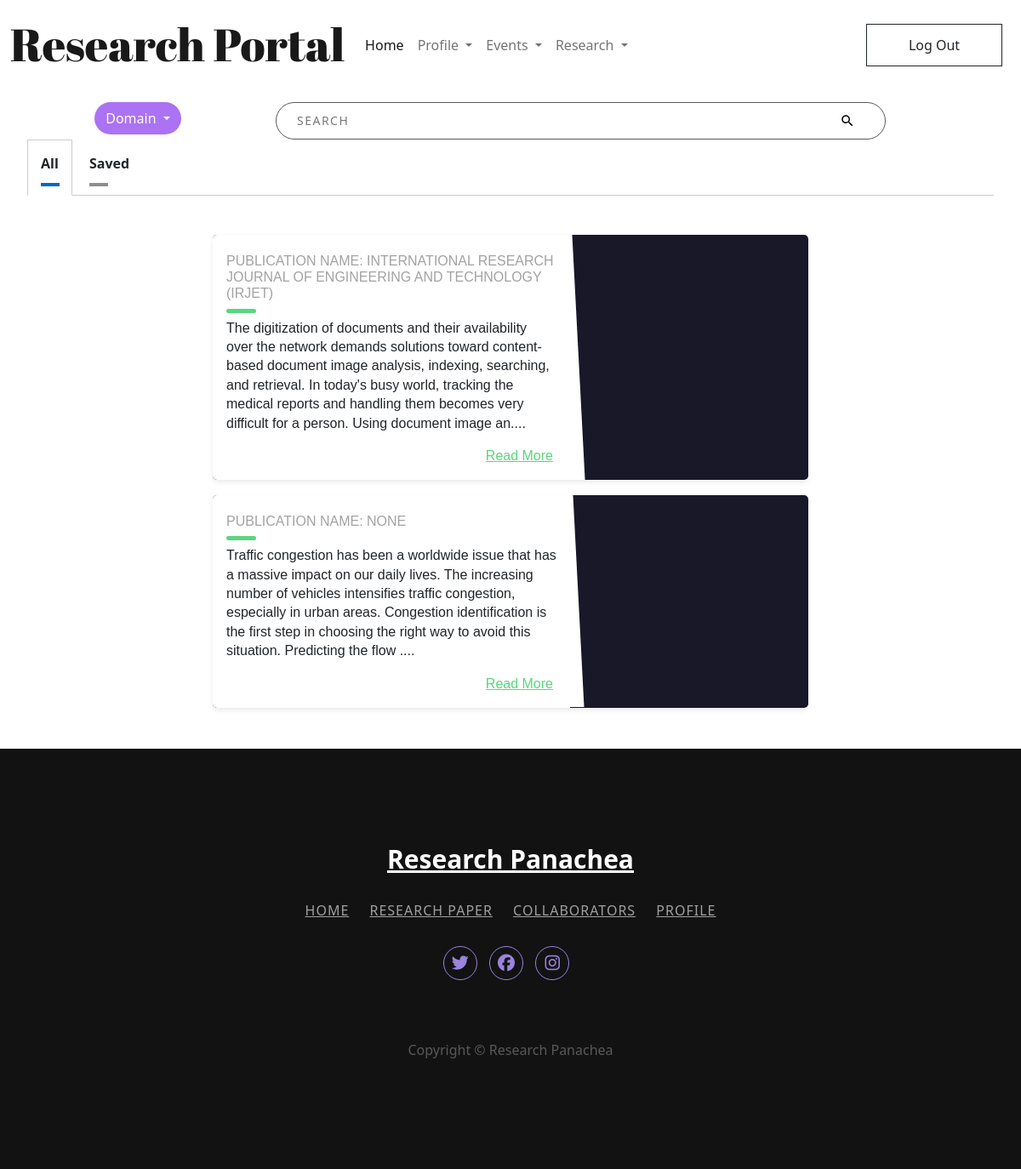
/researchpapers/ (signed in), run on the app's committed database.
### users/models.py (models this page shows)
class ResearchPapers(models.Model):
    title = models.CharField(max_length=500)
    abstract = models.TextField()
    collab_ids = models.CharField(max_length=500, null=True)
    conference_name = models.CharField(max_length=200,null=True)
    journal_name = models.CharField(max_length=200,null=True)
    domain = models.CharField(max_length=200, null=True)
    keywords = models.TextField(null=True)
    doi = models.CharField(max_length=300,null=True)
    media = models.FileField(upload_to = 'users_media/research_papers',null=True)
    published_date = models.DateTimeField(null=True)
    created_at = models.DateTimeField(auto_now_add=True)

### users/views.py (the view)
# urls.py: path('researchpapers/',views.researchpapers, name = "researchpapers"),
def researchpapers(request):
    if 'username' in request.session:
        username = request.session['username']
        cuser = Users.objects.filter(username = username)[0]
        if request.method == "GET":
            allpapers = ResearchPapers.objects.all()
            r_usernames = []
            for r in allpapers:
                r.abstract = r.abstract[:300]+"...."
                r_user = UserResearch.objects.filter(research_id= r.id)[0]
                user = Users.objects.filter(id= r_user.user_id)[0]
                r_usernames.append(user.username)
            user = Users.objects.filter(username = username)[0]
            saved_papers = []
            saved_papers_ids = UserResearch.objects.filter(user_id= user.id).all()
            for ppr in saved_papers_ids:
                paper = ResearchPapers.objects.filter(id= ppr.research_id)[0]
                saved_papers.append(paper)
            print(saved_papers)
            context = {
                'allpapers':allpapers,
                'saved_papers':saved_papers,
                'r_usernames':r_usernames,
                'cuser':cuser
            }
            return render(request,'researchpaper.html',context)
    else:
        return redirect('/login/')

### collaboration/templatetags/index.py (called while the page is built)
@register.filter
def index(indexable, i):
    return indexable[i]

### templates/researchpaper.html (shortened to what this page needs)
{% load static %}
{% load index %}
<!DOCTYPE html>
<html lang="en">
<head>
    <link href="https://cdn.jsdelivr.net/npm/bootstrap@5.0.2/dist/css/bootstrap.min.css" rel="stylesheet">
    <link rel="stylesheet" type="text/css" href="{% static 'css/researchpaper.css' %}">
</head>
<body>
    <nav id="mynav" class="navbar fixed-top navbar-expand-lg navbar-light ">
        <div class="container-fluid">
            <a class="navbar-brand" href="#">Research Portal</a>
            <div class="collapse navbar-collapse" id="navbarSupportedContent">
            <ul class="navbar-nav me-auto mb-2 mb-lg-0">
                <li class="nav-item">
                <a class="nav-link active" aria-current="page" to='/'>Home</a>
                </li>
                <li class="nav-item dropdown">
                <a class="nav-link dropdown-toggle" href="#" id="navbarDropdown" role="button" data-bs-toggle="dropdown" aria-expanded="false">
                    Profile
                </a>
                </li>
                <li class="nav-item dropdown">
                <a class="nav-link dropdown-toggle" href="#" id="navbarDropdown" role="button" data-bs-toggle="dropdown" aria-expanded="false">
                    Events
                </a>
                </li>
                <li class="nav-item dropdown">
                <a class="nav-link dropdown-toggle" href="#" id="navbarDropdown" role="button" data-bs-toggle="dropdown" aria-expanded="false">
                    Research
                </a>
                </li>
            </ul>
            <form class="d-flex">
              <button type="button" class="btn btn-outline-dark navbar-btn">Log Out</button>
            </form>
            </div>
        </div>
        </nav>
    <div class='Container rp-container'>
        <form id="search-form">
                    <div class="row row-w">
                        <div class="col-12">
                            <div class="row no-gutters">
                                <div class="col-lg-3 col-md-3 col-sm-12 p-0 d-flex justify-content-center">
                                    <div class="dropdown">
                                        <button class="btn dropdown-toggle domain-btn" type="button" id="dropdownMenuButton1" data-bs-toggle="dropdown" aria-expanded="false">
                                          Domain
                                        </button>
                                      </div>
                                </div>
                                <div class="col-lg-8 col-md-6 col-sm-12 p-0">
                                    <div class="search__container">
                                        <input class="search__input" type="text" placeholder="Search">
                                    </div>
                                </div>
                                <div class="col-lg-1 col-md-3 col-sm-12 p-0">
                                </div>
                            </div>
                        </div>
                    </div>
                </form>
      <div class="tabset">
        <label for="tab1">All</label>
        <label for="tab2">Saved</label>
      <div class="tab-panels">
      <section id="marzen" class="tab-panel">
      {% for r in allpapers %}
      <div class="blog-card alt">
          <div class="meta">
            <div class="photo" ></div>
            <ul class="details">
              <li class="author">
                <a href="#">{{ r_usernames|index:forloop.counter0 }}</a></li>
              <li class="date">July. 15, 2015</li>
              <li class="tags">
                <ul>
                  <li><a href="#">{{r.domain}}</a></li>
                </ul>
              </li>
            </ul>
          </div>
          <div class="description">
            <h1{{r.title}}
      </h1>
            <h2>Publication Name: {{ r.journal_name }}
      </h2>
            <p>{{r.abstract}}
      </p>
            <p class="read-more">
              <a href="/viewresearchpaper/{{r.id}}">Read More</a>
            </p>
          </div>
        </div>
       {% endfor %}
        </section>
        </div>
      </div>
      </div>
</body>
<footer class="footer-07">
  <div class="container">
      <div class="row justify-content-center">
          <div class="col-md-12 text-center">
              <h2 class="footer-heading"><a href="#" class="logo">Research Panachea</a></h2>
              <p class="menu">
                  <a href="/">Home</a>
                  <a href="/researchpapers/">Research Paper</a>
                  <a href="#">Collaborators</a>
                  <a href="/userprofile/">Profile</a>
              </p>
              <ul class="ftco-footer-social p-0">
    <li class="ftco-animate"><a href="#" data-toggle="tooltip" data-placement="top" title="Twitter"><span class="fab fa-twitter"></span></a></li>
    <li class="ftco-animate"><a href="#" data-toggle="tooltip" data-placement="top" title="Facebook"><span class="ion-logo-facebook"><i class="fab fa-facebook"></i></span></a></li>
    <li class="ftco-animate"><a href="#" data-toggle="tooltip" data-placement="top" title="Instagram"><span class="fab fa-instagram"></span></a></li>
  </ul>
          </div>
      </div>
      <div class="row mt-5">
          <div class="col-md-12 text-center">
              <p class="copyright">
                Copyright &copy; Research Panachea
            </p>
          </div>
      </div>
  </div>
</footer>
</html>

### data on the page
ResearchPapers: journal_name "INTERNATIONAL RESEARCH JOURNAL OF ENGINEERING AND TECHNOLOGY (IRJET)", abstract "The digitization of documents and their availability over the network demands solutions toward content-based document image analysis, indexing, searching, and retrieval. In today's busy world, tracking the medical reports and handling them becomes very difficult for a person. Using document image an...."
ResearchPapers: journal_name "NONE", abstract "Traffic congestion has been a worldwide issue that has a massive impact on our daily lives. The increasing number of vehicles intensifies traffic congestion, especially in urban areas. Congestion identification is the first step in choosing the right way to avoid this situation. Predicting the flow ...."
